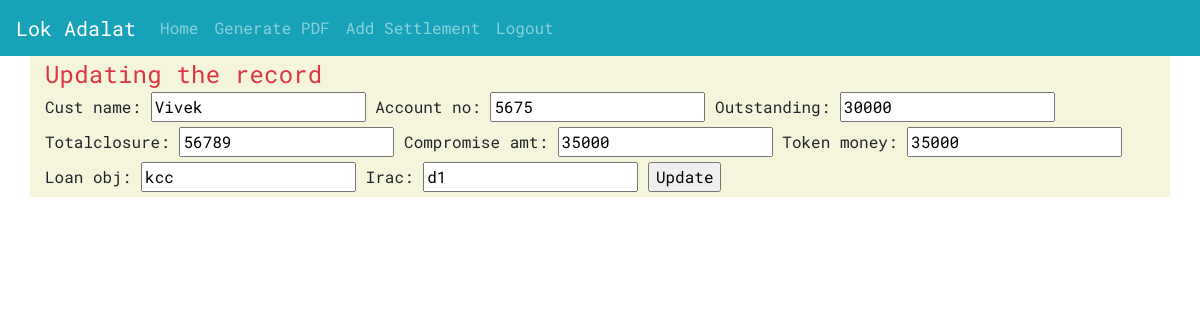
The page /loka/update/24 (signed in) on the database its author committed.
### loka/models.py (models this page shows, shortened)
class SettlementRow(models.Model):
    loka=models.ForeignKey(LokAdalat,on_delete=models.CASCADE,related_name="setrow")
    branch = models.ForeignKey(Profile, on_delete=models.CASCADE, blank=True, null=True,related_name='branches')
    ro=models.ForeignKey(RegionalOffice,on_delete=models.CASCADE,blank=True,null=True)
    account_no=models.IntegerField(blank=True)
    cust_name=models.CharField(max_length=50)
    outstanding=models.IntegerField(blank=True)
    totalclosure=models.IntegerField(blank=True)
    compromise_amt=models.IntegerField(blank=True)
    token_money=models.IntegerField(blank=True)
    loan_obj=models.CharField(max_length=20)
    irac=models.CharField(max_length=10)
    pr_waived=models.IntegerField(blank=True)
    int_waived=models.IntegerField(blank=True)
    rest_amount=models.IntegerField(blank=True)
    unapplied_int=models.IntegerField(blank=True)

### loka/views.py (the view)
# urls.py: path('loka/update/<int:pk>', views.SettlementUpdateView.as_view(), name='updaterec')
class SettlementUpdateView(LoginRequiredMixin,UpdateView):
    login_url = '/login/'
    model = SettlementRow
    fields=('cust_name','account_no','outstanding','totalclosure','compromise_amt','token_money','loan_obj','irac')
    exclude=('loka','ro','branch','pr_waived','int_waived','unapplied_int','rest_amount')
    success_url = reverse_lazy("settlement_list")

### loka/templates/loka/settlementrow_form.html (shortened to what this page needs)
    <!DOCTYPE html>
{% extends "base.html" %}
{% block content %}
<div class="container" style="background:#F5F5DC;">
    <p class="text text-danger">Updating the record</p>
<form class="form" method="post">
    {{ form}}
    <input type="submit" value="Update">
</form>
    </div>
    {% endblock content %}

### static/style.css (style rules this page uses)
body { background:white; }
html, body { font-family: 'Roboto Mono', monospace; font-size: 16px; }
html { box-sizing: border-box; user-select: none; }
*, *:before, *:after { box-sizing: inherit; }
.container { width: 100%; }
p { color: #fff; font-size: 24px; letter-spacing: .2px; margin: 0; }

### rows shown on the page
SettlementRow: cust_name "Vivek", account_no "5675", outstanding "30000", totalclosure "56789", compromise_amt "35000", token_money "35000", loan_obj "kcc", irac "d1"
